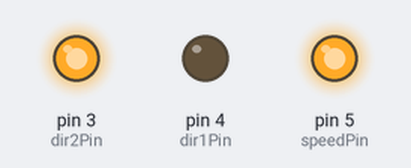
A sketch run on a simulated Arduino Uno, built with avr-gcc and run on an emulated ATmega328P. Shown: output pins drawn as LEDs (lit = HIGH).

Above: at 0.1 s.
Timing chart, 0 to 1.6 s (numbered marks = the images above):
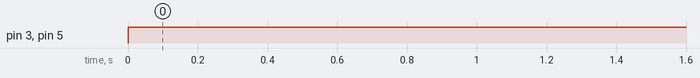

The sketch:

sketch_oct30a.ino
```cpp
int speedPin = 5;
int dir1Pin = 4;
int dir2Pin = 3;

int mSpeed = 255;

void setup() {
  pinMode(speedPin, OUTPUT);
  pinMode(dir1Pin, OUTPUT);
  pinMode(dir2Pin, OUTPUT);
}

void loop() {
  digitalWrite(dir1Pin, LOW);
  digitalWrite(dir2Pin, HIGH);
  analogWrite(speedPin, 255);
  delay(25);
  analogWrite(speedPin, mSpeed);
  delay(5000);
}
```

Measured:
- by itself, pin 3 (dir2Pin), pin 5 (speedPin): LOW → HIGH at 0.00 s
